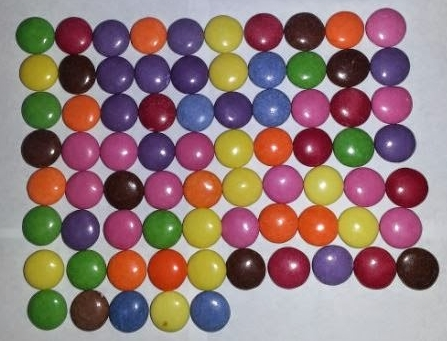
#> input picture images/smarties03.JPG, 447 x 341 px, found by its file name
$ python tutorial7.py   (older library calls are emulated)
#> lines starting #> are read from the running program, lines starting #| are printed output that depends on the picture; after the words box and inside, x2 and y2 are one past the last pixel; in counts of white or black regions, pixels touching at a corner belong together
import cv2
import numpy as np

### Goal: Count the number of green smarties in the images
# define green in HSV
hue = 60  # 60 is pure green
hue_range = 10
saturation = 155
saturation_range = 100
value = 155
value_range = 100
lower_green = np.array([hue - hue_range,saturation - saturation_range,value - value_range])
upper_green = np.array([hue + hue_range,saturation + saturation_range,value + value_range])

# load image
img = cv2.imread('images\smarties03.JPG',cv2.IMREAD_COLOR)
#> img is the input picture: shape (341, 447, 3); mean B, G, R 119.3, 121.1, 146
#img = cv2.resize(img,(800,600))

# convert to HSV
hsv = cv2.cvtColor(img, cv2.COLOR_BGR2HSV)
#> hsv: shape (341, 447, 3); mean H, S, V 96.6, 97.5, 156.9

# create a mask
mask = cv2.inRange(hsv, lower_green, upper_green)
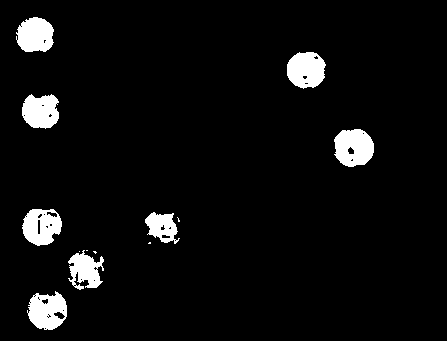
#> mask: shape (341, 447); 5.3% white; 13 white regions (5 under 20 px), largest, box (x1, y1, x2, y2) and area: (334, 129, 374, 167) 1177, (287, 52, 326, 89) 1110, (27, 291, 67, 330) 1087

# mask out green parts as binary image


# create a mask
mask = cv2.inRange(hsv, lower_green, upper_green)

## morphological operations code
# optional mapping of values with morphological shapes
def morph_shape(val):
    if val == 0:
        return cv2.MORPH_RECT
    elif val == 1:
        return cv2.MORPH_CROSS
    elif val == 2:
        return cv2.MORPH_ELLIPSE

# dilation with parameters
def dilatation(img,size,shape):
#> called with size = 3, shape = 2
    kernel = cv2.getStructuringElement(shape, (2 * size + 1, 2 * size + 1),
                                       (size, size))
    return cv2.dilate(img, kernel)
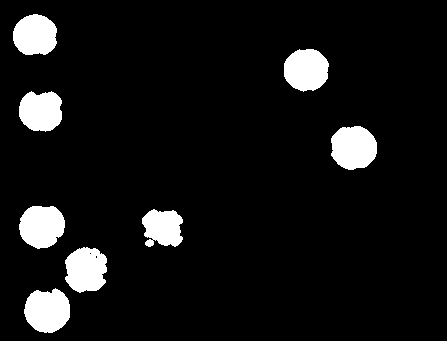
#> returned value: shape (341, 447); 7.8% white; 8 white regions, largest, box (x1, y1, x2, y2) and area: (331, 126, 377, 170) 1615, (24, 288, 70, 333) 1592, (19, 206, 65, 249) 1553

# ersion with parameters
def erosion(img,size,shape):
    kernel = cv2.getStructuringElement(shape, (2 * size + 1, 2 * size + 1),
                                       (size, size))
    return cv2.erode(img, kernel)

# opening
def opening(img,size,shape):
    kernel = cv2.getStructuringElement(shape, (2 * size + 1, 2 * size + 1),
                                       (size, size))
    return cv2.morphologyEx(img, cv2.MORPH_OPEN, kernel)

# closing
def closing(img,size,shape):
    kernel = cv2.getStructuringElement(shape, (2 * size + 1, 2 * size + 1),
                                       (size, size))
    return cv2.morphologyEx(img, cv2.MORPH_CLOSE, kernel)

#morpholigical operation
kernel_size= 3
kernel_shape = morph_shape(2)
mask = dilatation(mask,kernel_size,kernel_shape)

# find connected components
connectivity = 8
(numLabels, labels, stats, centroids) = cv2.connectedComponentsWithStats(mask, connectivity, cv2.CV_32S)
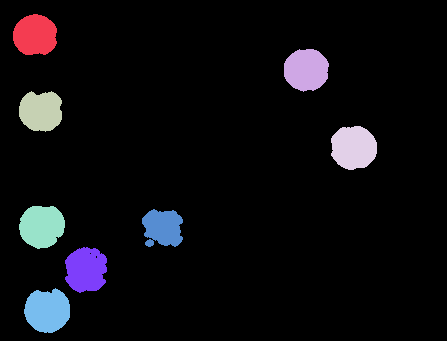
#> labels: shape (341, 447) int32; 9 distinct labels, from 0 to 8; one colour per label, 0 black
#> numLabels = 9; stats = [[0, 0, 447, 341, 140531], [13, 14, 44, 41, 1454], [284, 49, 45, 43, 1519], [19, 91, 43, 41, 1424], [331, 126, 46, 44, 1615], [19, 206, 46, 43, 1553], [142, 209, 41, 38, 1213], [65, 247, 42, 46, 1526], [24, 288, 46, 45, 1592]]; centroids = [[230.4, 169.6], [34.72, 34.79], [305.9, 69.47], [40.48, 110.8], [353.3, 147.2], [41.34, 225.9], [162.4, 227.4], [85.57, 269.4], [46.97, 310.3]]
numRejected=1


# find center of mass and draw a mark in the original image
red_BGR = (0,0,255)
green_BGR =(0,255,0)
circle_size = 10
circle_thickness = 5
min_size = 10


# go through all (reasonable) found connected components
for i in range (1,numLabels):
    # check size and roundness as plausibility
    x = stats[i, cv2.CC_STAT_LEFT]
    y = stats[i, cv2.CC_STAT_TOP]
    w = stats[i, cv2.CC_STAT_WIDTH]
    h = stats[i, cv2.CC_STAT_HEIGHT]
    if w < min_size or h < min_size:
        print ('Found a too small component.')
        numRejected +=1
        continue # found component is too small to be correct

    if w > h:
        roundness = 1.0 / (w/h)
    elif h > w:
        roundness = 1.0 / (h/w)
    if (roundness < .5):
        print ('Found a component that is not round enough.')
        numRejected +=1
        continue # ratio of width and height is not suitable

    # find and draw center
    center = centroids[i]
    center = np.round(center)
    center = center.astype(int)
    cv2.circle(img,center,circle_size,red_BGR,circle_thickness)
    # find and draw bounding box

    cv2.rectangle(img, (x, y), (x + w, y + h), (0, 255, 0), 3)
#> this loop made 8 passes
#> (x, y, w, h, roundness, center) on passes 1 to 8: (13, 14, 44, 41, 0.932, [35, 35]), (284, 49, 45, 43, 0.956, [306, 69]), (19, 91, 43, 41, 0.953, [40, 111]), (331, 126, 46, 44, 0.957, [353, 147]), (19, 206, 46, 43, 0.935, [41, 226]), (142, 209, 41, 38, 0.927, [162, 227]), (65, 247, 42, 46, 0.913, [86, 269]), (24, 288, 46, 45, 0.978, [47, 310])
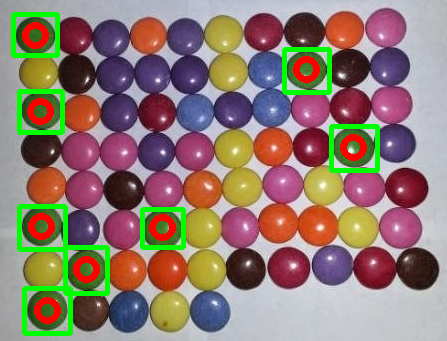
#> img: shape (341, 447, 3); 6.66% of pixels changed, all inside (x1, y1, x2, y2) = (11, 12, 380, 336)
#> after the loop, numRejected = 1


# print out number of connected components
print('We have found', str(numLabels-numRejected), 'green smarties.') # hintergrund wird mitgezählt
#| We have found 8 green smarties.

# show the original image with drawings in one window
cv2.imshow('Original image', img)
# show the masked image in another window
cv2.imshow('mask', mask)

# show the mask image in another window


cv2.waitKey(0)
cv2.destroyAllWindows()

$ run again, with images/smarties02.JPG copied over images/smarties03.JPG
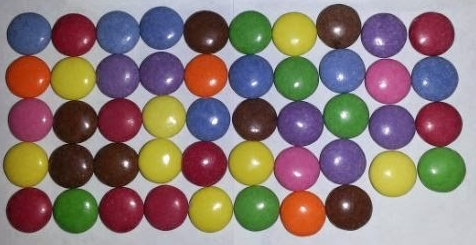
#> input picture images/smarties02.JPG, 476 x 245 px, found by its file name
#> img is the input picture: shape (245, 476, 3); mean B, G, R 116.3, 120.7, 137.6
#> hsv: shape (245, 476, 3); mean H, S, V 94.6, 103.1, 153.5
#> mask: shape (245, 476); 7.5% white; 9 white regions (3 under 20 px), largest, box (x1, y1, x2, y2) and area: (418, 148, 466, 192) 1598, (324, 94, 369, 138) 1526, (275, 57, 319, 101) 1469, (229, 11, 271, 54) 1408, (235, 187, 278, 231) 1382, (55, 190, 97, 234) 1336
#> `(numLabels, labels, stats, centroids) = cv2.connectedComponentsWithSta..`:
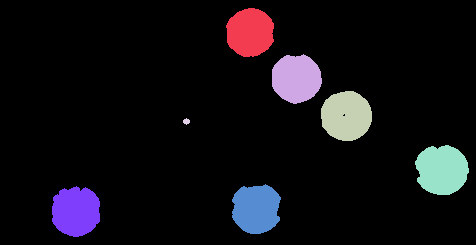
#> labels: shape (245, 476) int32; 8 distinct labels, from 0 to 7; one colour per label, 0 black
#> numLabels = 8; stats = [[0, 0, 476, 245, 104795], [226, 8, 48, 49, 1854], [272, 54, 50, 50, 1929], [321, 91, 51, 50, 2024], [183, 118, 7, 7, 33], [415, 145, 54, 50, 2096], [232, 184, 49, 50, 1934], [52, 186, 48, 51, 1955]]; centroids = [[232.7, 120.3], [249.7, 32.08], [295.9, 78.18], [346, 115.5], [186, 121], [441.5, 169.5], [255.8, 208.5], [75.48, 211]]
#> the loop `for i in range (1,numLabels):` made 7 passes
#> (x, y, w, h, roundness, center) on passes 1, 3, 5, 6, 7: (226, 8, 48, 49, 0.98, [250, 32]), (321, 91, 51, 50, 0.98, [346, 116]), (415, 145, 54, 50, 0.926, [442, 169]), (232, 184, 49, 50, 0.98, [256, 208]), (52, 186, 48, 51, 0.941, [75, 211])
#> after the loop `for i in range (1,numLabels):`:
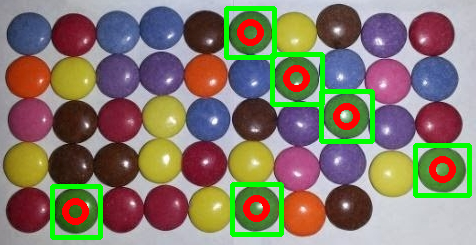
#> img: shape (245, 476, 3); 7.16% of pixels changed, all inside (x1, y1, x2, y2) = (50, 6, 472, 240)
#> after the loop `for i in range (1,numLabels):`: numRejected = 2
#| We have found 6 green smarties.
